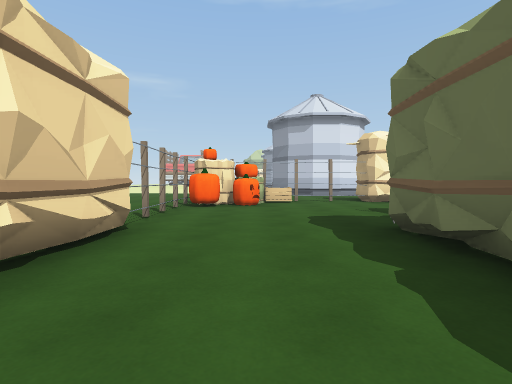
view 1 (above)

24 first-person views from a walk through a Unity game level. The camera is 1.2 m above the floor, tilts 2° down and sees 80° across. The floor is counted in squares, 2 m on a side. Each view is taken from the middle of a square. On the plan, view 1 faces up. The plan holds only what a view shows up to about 9 squares ahead; the rest is blank. The place goes on beyond the plan. The player character is not drawn. Some animated figures are left out. Door leaves are left out, so doorways stand open.

view 2
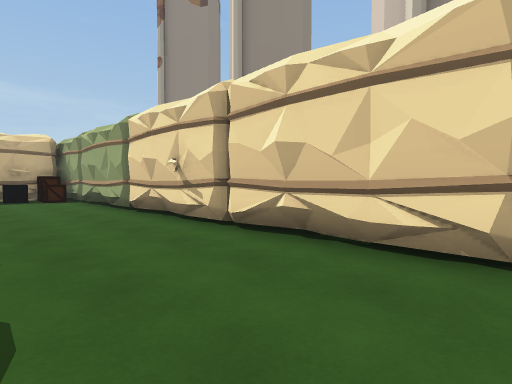

view 3
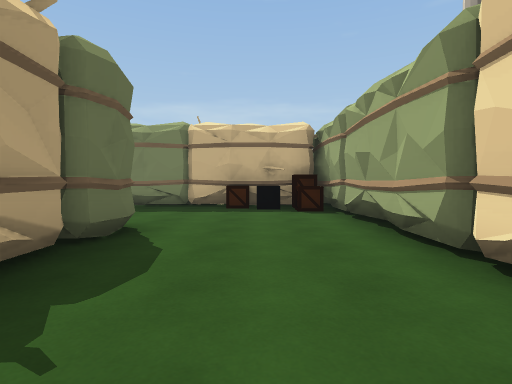

view 4
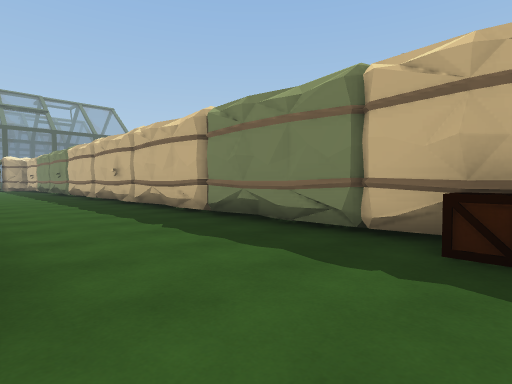

view 5
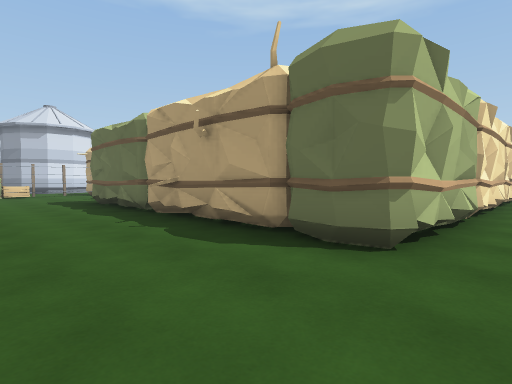

view 6
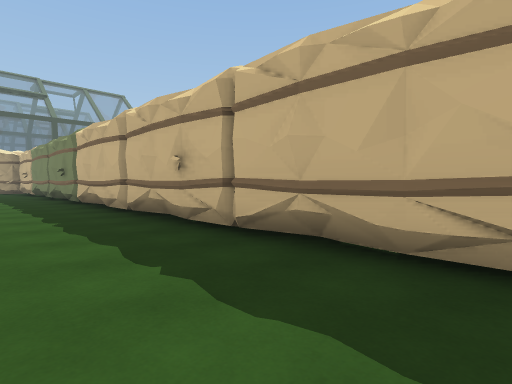

view 7
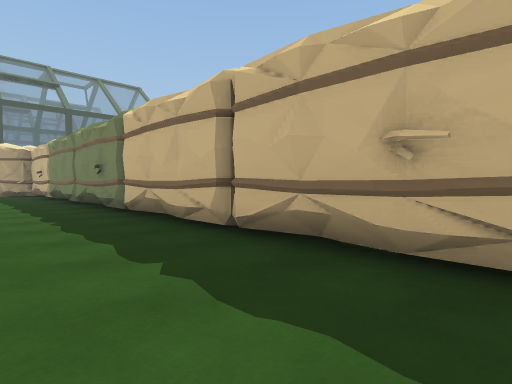

view 8
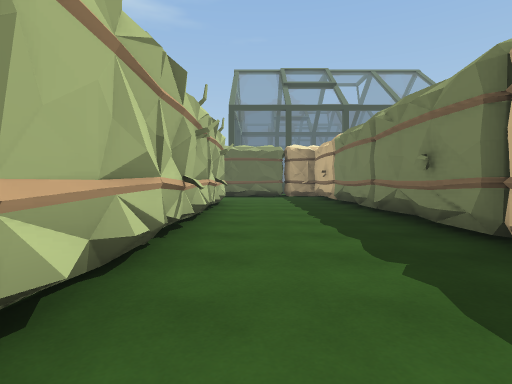

view 9
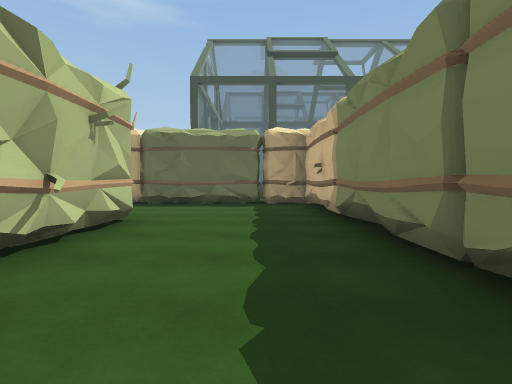

view 10
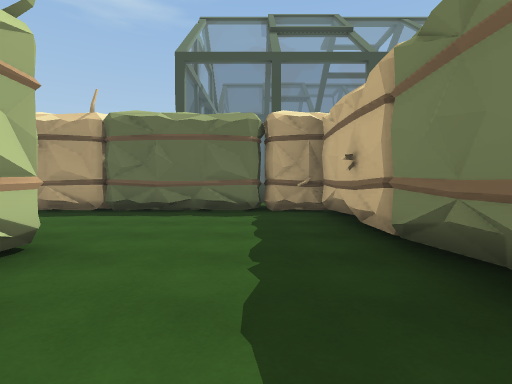

view 11
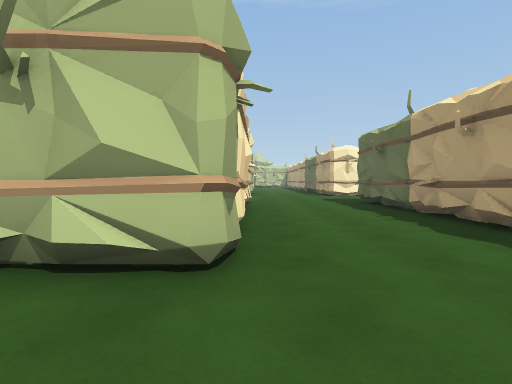

view 12
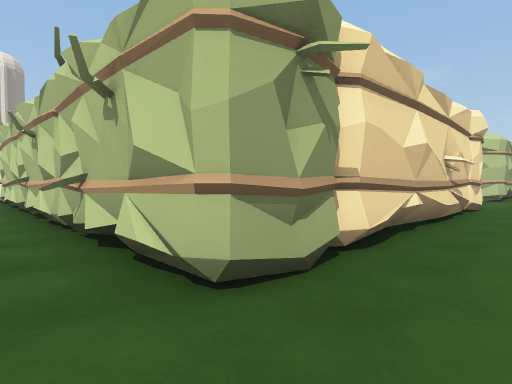

view 13
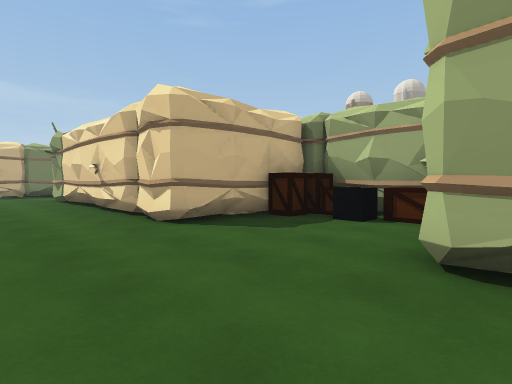

view 14
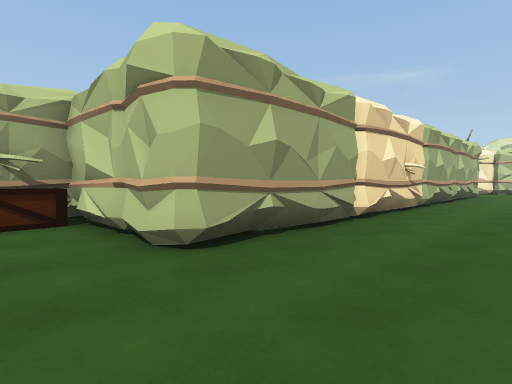

view 15
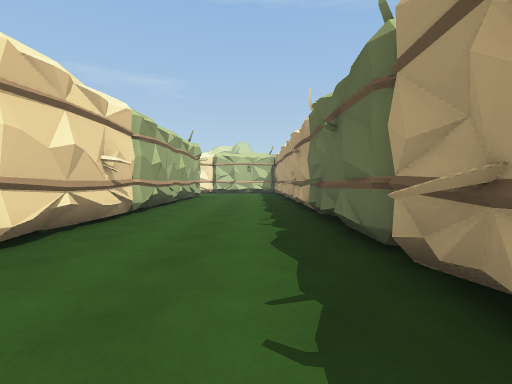

view 16
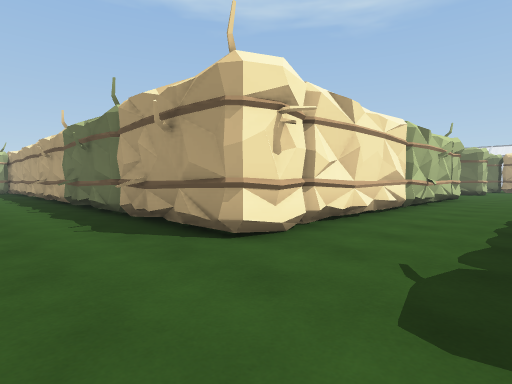

view 17
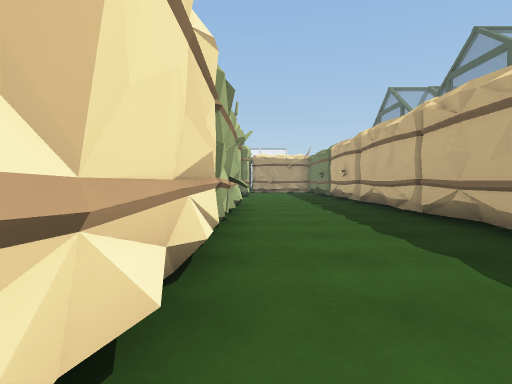

view 18
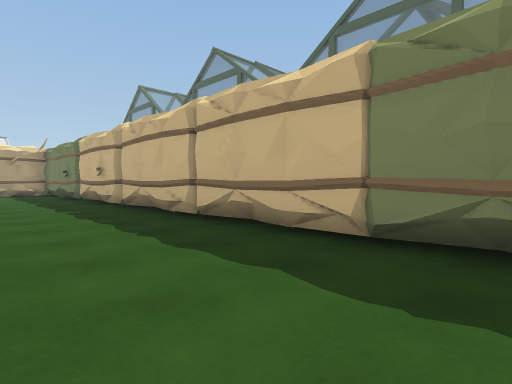

view 19
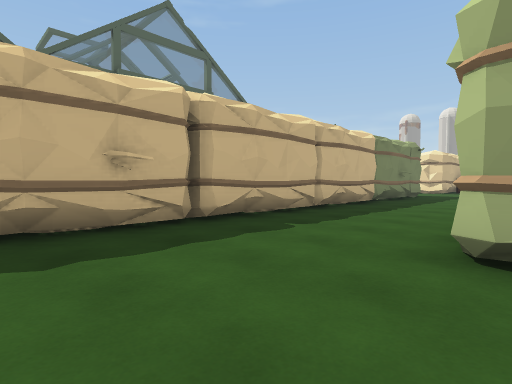

view 20
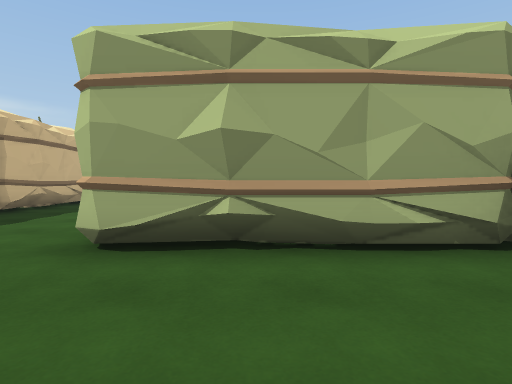

view 21
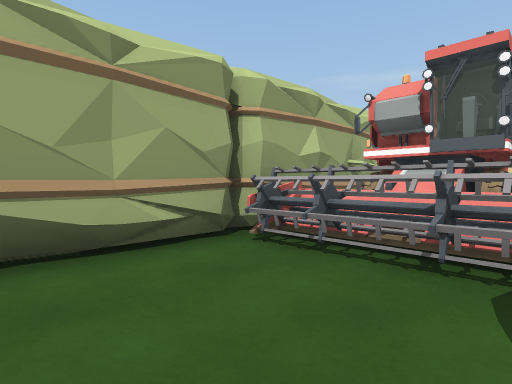

view 22
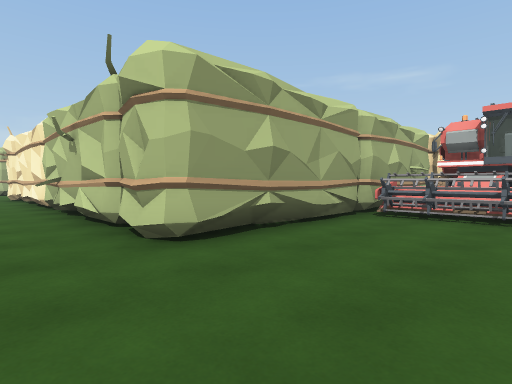

view 23
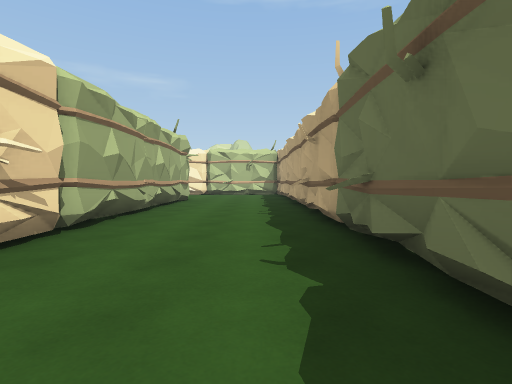

view 24
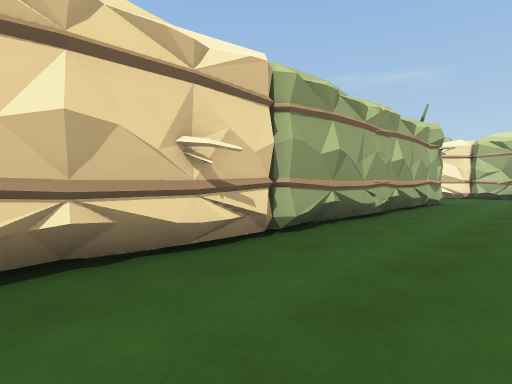

### Floor plan
Key: @ floor where view 1 was taken; # wall or solid block; x gap in a wall; . floor; ^ raised ledge; B hay bale; P pumpkin; W wheel; O other object.
Columns run from 3 left of view 1 to 36 right of it. Each row starts with its distance up from view 1.
 18                        ...O
 17                       O...O
 16                       OO..#
 15                       O...O         ###
 14                       OO..#         ##
 13                       O...#         ###
 12                        #..#         #O#W
 11                        O..#         #^#^
 10       O                ...#         #x#x
  9    OO###              O...O         #...
  8 .#BO...               OO..#         #...
  7 .#P....              #O...###########...
  6  #.....             O...................
  5  #....              O...................
  4  O...O              O...................
  3  O...O             OOOOO..#  ##OOOOOO###
  2  O...O               OO...O       OOOO
  1 OO...O                #...#
  0 O#.@.#                #...#
 -1  #...#                #...O
 -2  #...#                #...#
 -3  O...O        OO      #...O
 -4  O...OOOOOO#O OOO#O##O#...O
 -5  O........................OO
 -6  OO.......................OO
 -7  OOOO.....................O
 -8  O   OOOOOO   OOO#   OOO
 -9   OOO      OOOO  OOOO  OOOOO

Positions as (right, up) in squares from view 1, and headings:
1: (0, 0), facing up
2: (1, 4), facing down-left
3: (0, 0), facing down
4: (0, -4), facing down-right
5: (-1, -5), facing up-right
6: (5, -5), facing down-right
7: (8, -5), facing down-right
8: (11, -5), facing right
9: (15, -6), facing right
10: (17, -6), facing right
11: (20, -6), facing up
12: (21, -5), facing up-left
13: (22, 7), facing down-left
14: (22, 5), facing up-left
15: (22, 7), facing up
16: (21, 4), facing up-right
17: (25, 6), facing right
18: (26, 6), facing down-right
19: (36, 7), facing down-left
20: (36, 8), facing left
21: (36, 8), facing up-left
22: (36, 5), facing up-left
23: (22, 9), facing up
24: (22, 10), facing up-left
